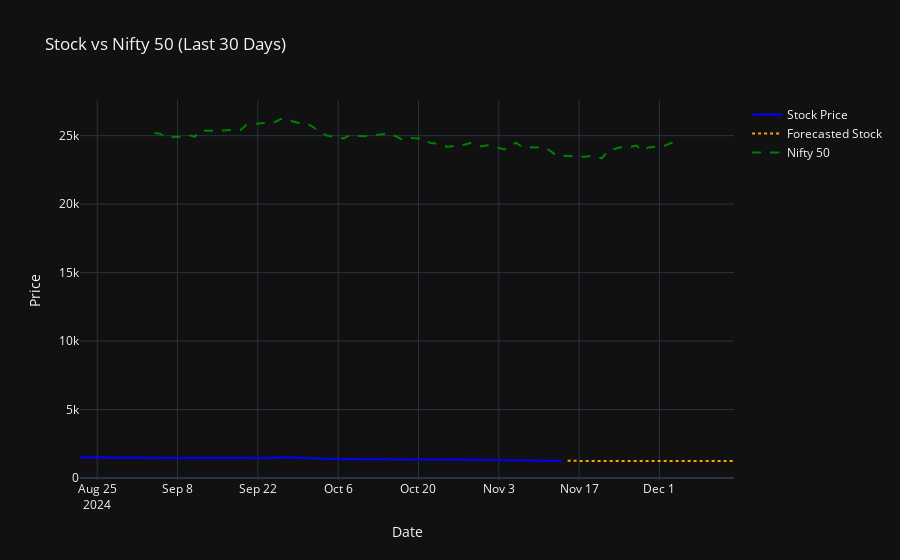

The notebook cell this image was saved under:
### Code cell
import yfinance as yf
import pandas as pd
import plotly.graph_objects as go

# Assuming 'dates' is a pandas datetime series for the stock's historical data
# Assuming 'df' is a DataFrame with stock data (including 'Close' column)
historical_data = pd.DataFrame({
    'Date': dates,  # Last 30 days of dates
    'Price': df['Close']  # Last 30 days of stock prices
})
historical_data = historical_data.iloc[-60:]
# # Example forecasted data (replace with your actual forecast data)
# forecast_dates = pd.date_range(start="2024-12-15", periods=30, freq='D')  # Forecasted dates for the next 30 days # Replace with your actual forecasted prices

# Create forecast data DataFrame
forecast_data = pd.DataFrame({
    'Date': forecast_dates,  # Future dates
    'Price': forecasted_prices_original  # Forecasted prices
})

# Fetch Nifty 50 and S&P 500 data for the last 30 days
nifty_data = yf.Ticker("^NSEI")  # Nifty 50 index
sp500_data = yf.Ticker("^BSESN")  # S&P 500 index

nifty_hist = nifty_data.history(period="3mo")  # Fetch last 30 days of data
sp500_hist = sp500_data.history(period="3mo")  # Fetch last 30 days of data

# Align data to ensure all data frames have the same date range
nifty_hist = nifty_hist[['Close']].rename(columns={'Close': 'Nifty'})
sp500_hist = sp500_hist[['Close']].rename(columns={'Close': 'S&P 500'})

# Combine all the data into one DataFrame
combined_data = pd.concat([historical_data.set_index('Date'), nifty_hist, sp500_hist], axis=1)

# Display the combined data
print(combined_data.tail())

# Plotting
fig_2 = go.Figure()

# Add stock data trace
fig_2.add_trace(go.Scatter(x=historical_data['Date'], y=historical_data['Price'], mode='lines', name='Stock Price', line=dict(color='blue')))

# Add forecast data trace (future prediction, styled differently)
fig_2.add_trace(go.Scatter(x=forecast_data['Date'], y=forecast_data['Price'], mode='lines', name='Forecasted Stock', line=dict(color='orange', dash='dot')))

# # Add Nifty 50 data trace
fig_2.add_trace(go.Scatter(x=nifty_hist.index, y=nifty_hist['Nifty'], mode='lines', name='Nifty 50', line=dict(color='green', dash='dash')))

# Add S&P 500 data trace
# fig_2.add_trace(go.Scatter(x=sp500_hist.index, y=sp500_hist['S&P 500'], mode='lines', name='S&P 500', line=dict(color='red', dash='dash')))

# Customize the layout
fig_2.update_layout(
    title="Stock vs Nifty 50 (Last 30 Days)",
    xaxis_title="Date",
    yaxis_title="Price",
    template="plotly_dark",
    showlegend=True
)

fig_2.show()
